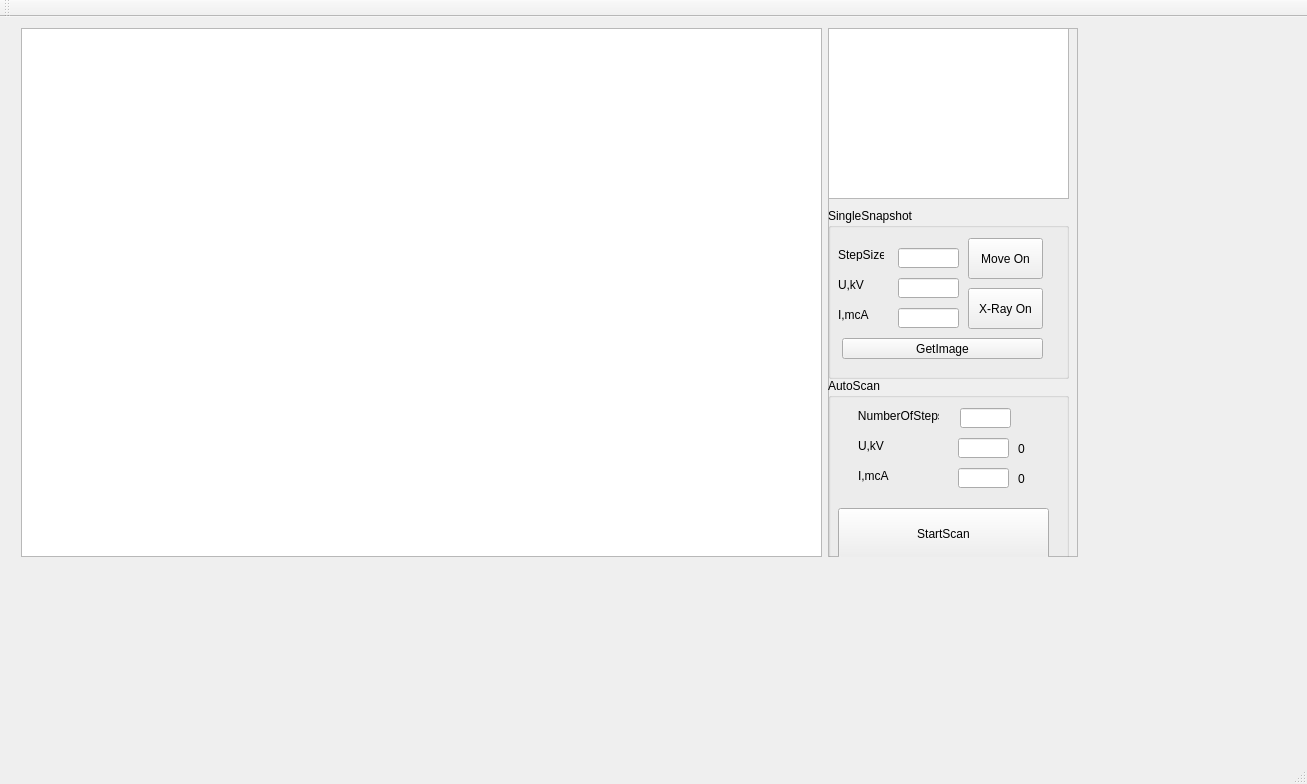
<?xml version="1.0" encoding="UTF-8"?>
<ui version="4.0">
 <class>MainWindow</class>
 <widget class="QMainWindow" name="MainWindow">
  <property name="geometry">
   <rect>
    <x>0</x>
    <y>0</y>
    <width>1307</width>
    <height>784</height>
   </rect>
  </property>
  <property name="maximumSize">
   <size>
    <width>16777215</width>
    <height>5000</height>
   </size>
  </property>
  <property name="windowTitle">
   <string>MainWindow</string>
  </property>
  <widget class="QWidget" name="centralWidget">
   <widget class="QWidget" name="gridLayoutWidget">
    <property name="geometry">
     <rect>
      <x>10</x>
      <y>0</y>
      <width>1079</width>
      <height>551</height>
     </rect>
    </property>
    <layout class="QHBoxLayout" name="horizontalLayout">
     <item>
      <widget class="ViewClass" name="ViewImage"/>
     </item>
     <item>
      <widget class="QFrame" name="frame">
       <property name="minimumSize">
        <size>
         <width>250</width>
         <height>200</height>
        </size>
       </property>
       <property name="frameShape">
        <enum>QFrame::StyledPanel</enum>
       </property>
       <property name="frameShadow">
        <enum>QFrame::Raised</enum>
       </property>
       <widget class="QGroupBox" name="groupBox">
        <property name="geometry">
         <rect>
          <x>0</x>
          <y>180</y>
          <width>241</width>
          <height>171</height>
         </rect>
        </property>
        <property name="title">
         <string>SingleSnapshot</string>
        </property>
        <widget class="QPushButton" name="pushButton_2">
         <property name="geometry">
          <rect>
           <x>140</x>
           <y>30</y>
           <width>75</width>
           <height>41</height>
          </rect>
         </property>
         <property name="text">
          <string>Move On</string>
         </property>
        </widget>
        <widget class="QPushButton" name="pushButton_3">
         <property name="geometry">
          <rect>
           <x>14</x>
           <y>130</y>
           <width>201</width>
           <height>21</height>
          </rect>
         </property>
         <property name="text">
          <string>GetImage</string>
         </property>
        </widget>
        <widget class="QPushButton" name="pushButton_4">
         <property name="geometry">
          <rect>
           <x>140</x>
           <y>80</y>
           <width>75</width>
           <height>41</height>
          </rect>
         </property>
         <property name="text">
          <string>X-Ray On</string>
         </property>
        </widget>
        <widget class="QLabel" name="label_4">
         <property name="geometry">
          <rect>
           <x>10</x>
           <y>40</y>
           <width>46</width>
           <height>13</height>
          </rect>
         </property>
         <property name="text">
          <string>StepSize</string>
         </property>
        </widget>
        <widget class="QLineEdit" name="lineEdit_4">
         <property name="geometry">
          <rect>
           <x>70</x>
           <y>40</y>
           <width>61</width>
           <height>20</height>
          </rect>
         </property>
        </widget>
        <widget class="QLineEdit" name="lineEdit_5">
         <property name="geometry">
          <rect>
           <x>70</x>
           <y>70</y>
           <width>61</width>
           <height>20</height>
          </rect>
         </property>
        </widget>
        <widget class="QLineEdit" name="lineEdit_6">
         <property name="geometry">
          <rect>
           <x>70</x>
           <y>100</y>
           <width>61</width>
           <height>20</height>
          </rect>
         </property>
        </widget>
        <widget class="QLabel" name="label_5">
         <property name="geometry">
          <rect>
           <x>10</x>
           <y>70</y>
           <width>46</width>
           <height>13</height>
          </rect>
         </property>
         <property name="text">
          <string>U,kV</string>
         </property>
        </widget>
        <widget class="QLabel" name="label_6">
         <property name="geometry">
          <rect>
           <x>10</x>
           <y>100</y>
           <width>46</width>
           <height>13</height>
          </rect>
         </property>
         <property name="text">
          <string>I,mcA</string>
         </property>
        </widget>
       </widget>
       <widget class="QGroupBox" name="groupBox_2">
        <property name="geometry">
         <rect>
          <x>0</x>
          <y>350</y>
          <width>241</width>
          <height>191</height>
         </rect>
        </property>
        <property name="title">
         <string>AutoScan</string>
        </property>
        <widget class="QLineEdit" name="lineEdit">
         <property name="geometry">
          <rect>
           <x>132</x>
           <y>30</y>
           <width>51</width>
           <height>20</height>
          </rect>
         </property>
        </widget>
        <widget class="QLabel" name="label">
         <property name="geometry">
          <rect>
           <x>20</x>
           <y>30</y>
           <width>91</width>
           <height>16</height>
          </rect>
         </property>
         <property name="text">
          <string>   NumberOfSteps</string>
         </property>
        </widget>
        <widget class="QPushButton" name="pushButton">
         <property name="geometry">
          <rect>
           <x>10</x>
           <y>130</y>
           <width>211</width>
           <height>51</height>
          </rect>
         </property>
         <property name="text">
          <string>StartScan</string>
         </property>
        </widget>
        <widget class="QLabel" name="label_2">
         <property name="geometry">
          <rect>
           <x>30</x>
           <y>60</y>
           <width>81</width>
           <height>16</height>
          </rect>
         </property>
         <property name="text">
          <string>U,kV</string>
         </property>
        </widget>
        <widget class="QLabel" name="label_3">
         <property name="geometry">
          <rect>
           <x>30</x>
           <y>90</y>
           <width>81</width>
           <height>16</height>
          </rect>
         </property>
         <property name="text">
          <string>I,mcA</string>
         </property>
        </widget>
        <widget class="QLineEdit" name="lineEdit_2">
         <property name="geometry">
          <rect>
           <x>130</x>
           <y>60</y>
           <width>51</width>
           <height>20</height>
          </rect>
         </property>
        </widget>
        <widget class="QLineEdit" name="lineEdit_3">
         <property name="geometry">
          <rect>
           <x>130</x>
           <y>90</y>
           <width>51</width>
           <height>20</height>
          </rect>
         </property>
        </widget>
        <widget class="QLabel" name="label_7">
         <property name="geometry">
          <rect>
           <x>190</x>
           <y>60</y>
           <width>46</width>
           <height>21</height>
          </rect>
         </property>
         <property name="text">
          <string>0</string>
         </property>
        </widget>
        <widget class="QLabel" name="label_8">
         <property name="geometry">
          <rect>
           <x>190</x>
           <y>90</y>
           <width>46</width>
           <height>21</height>
          </rect>
         </property>
         <property name="text">
          <string>0</string>
         </property>
        </widget>
       </widget>
       <widget class="QGraphicsView" name="HistView">
        <property name="geometry">
         <rect>
          <x>0</x>
          <y>0</y>
          <width>241</width>
          <height>171</height>
         </rect>
        </property>
       </widget>
       <zorder>ViewImage</zorder>
       <zorder>groupBox</zorder>
       <zorder>groupBox_2</zorder>
       <zorder>HistView</zorder>
      </widget>
     </item>
    </layout>
   </widget>
  </widget>
  <widget class="QMenuBar" name="menuBar">
   <property name="geometry">
    <rect>
     <x>0</x>
     <y>0</y>
     <width>1307</width>
     <height>21</height>
    </rect>
   </property>
  </widget>
  <widget class="QToolBar" name="mainToolBar">
   <attribute name="toolBarArea">
    <enum>TopToolBarArea</enum>
   </attribute>
   <attribute name="toolBarBreak">
    <bool>false</bool>
   </attribute>
  </widget>
  <widget class="QStatusBar" name="statusBar"/>
 </widget>
 <layoutdefault spacing="6" margin="11"/>
 <customwidgets>
  <customwidget>
   <class>ViewClass</class>
   <extends>QGraphicsView</extends>
   <header>viewclass.h</header>
  </customwidget>
 </customwidgets>
 <resources/>
 <connections/>
</ui>
